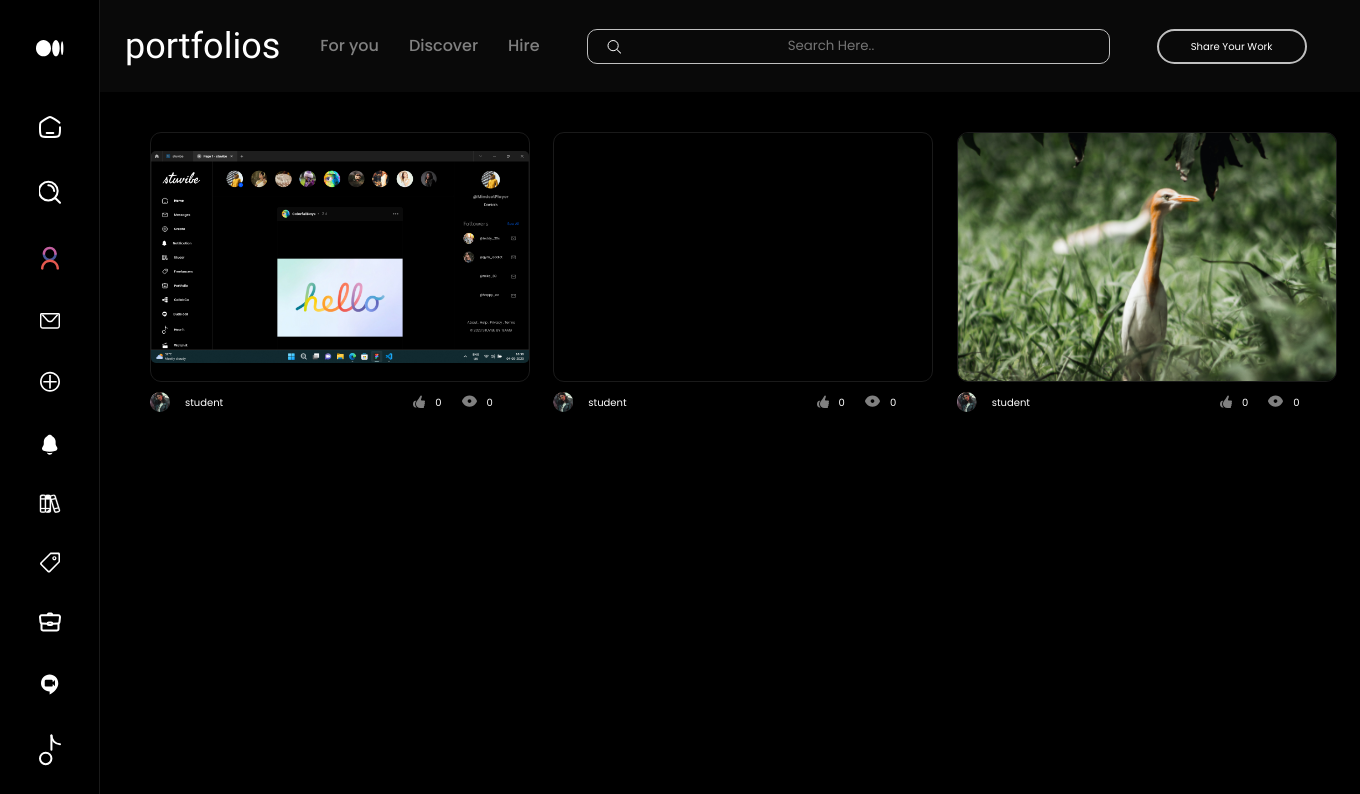
Screenshot of /portfoliohome with the database file from the repository.
### main/models.py (models this page shows, shortened)
class PortfolioProjectsDetails(models.Model):
    portfolio = models.ForeignKey(Portfolio,related_name='portfolio',on_delete=models.CASCADE)
    title = models.CharField(max_length=60)
    description = models.TextField(blank=True,null=True)
    tags = models.TextField(blank=True,null=True)
    tools_used = models.TextField(blank=True,null=True)
    project_cover = models.ImageField(upload_to='./static/data/project_cover',null=True,blank=True)
    appreciations = models.ManyToManyField(User,related_name='appreciations',blank=True)
    views = models.ManyToManyField(User,related_name='portfolio_views',blank=True)
    project_files = RichTextUploadingField()
    updated = models.DateTimeField(auto_now=True)
    created = models.DateTimeField(auto_now_add=True)

class Portfolio(models.Model):
    portfolio_user = models.ForeignKey(User,on_delete=models.CASCADE)
    portfolio_username = models.CharField(max_length=500,default='')
    followers = models.ManyToManyField(User,related_name='portfolio_followers',blank=True)
    job_type = models.TextField(choices=job_type_choices)
    flexibility = models.TextField(choices=flexibility_choices)
    domain = models.TextField(blank=True,null=True)
    updated = models.DateTimeField(auto_now=True)
    created = models.DateTimeField(auto_now_add=True)

class User(AbstractUser):
    username = models.CharField(max_length=100,unique=True)
    email = models.EmailField(unique=True)
    first_name = models.CharField(max_length=100)
    last_name = models.CharField(max_length=100,null=True,blank=True)
    dob = models.DateField(null=True,blank=True)#
    profile_photo = models.ImageField(upload_to='./static/data/user_profile',blank=True,null=True)
    profile_banner = models.ImageField(upload_to='./static/data/profile_banner',blank=True,null=True)
    degree = models.TextField(null=True,blank=True)
    branch = models.TextField(null=True,blank=True)
    country = models.TextField(null=True,blank=True)
    state = models.TextField(max_length=100,null=True,blank=True)
    district = models.TextField(max_length=100,null=True,blank=True)
    bio = models.TextField(null=True,blank=True)
    university = models.TextField(null=True,blank=True)
    aspiring = models.TextField(null=True,blank=True)
    gender = models.TextField()
    created = models.DateTimeField(auto_now=True)
    updated = models.DateTimeField(auto_now_add=True)
    followers = models.ManyToManyField('self',blank=True)
    following = models.ManyToManyField('self',blank=True)
    USERNAME_FIELD = 'username'
    REQUIRED_FIELDS = []
    def __str__(self):
        return self.username

### main/views.py (the view)
# urls.py: path('portfoliohome', views.PortfolioHome, name='PortfolioHome'),
def PortfolioHome(request):
    portfolios = models.PortfolioProjectsDetails.objects.all()
    context = {
        'portfolios':portfolios,
        'leftsidebar':'lite',
        'portfolio_display':True,
    }
    return render(request,'portfolio.html',context)

### main/templates/portfolio.html (shortened to what this page needs)
{% extends 'main.html' %}
{% block content %}
<link rel="stylesheet" href="../static/styles/portfolio.css?{% now 'U' %}">
<header>
    <div class="header_left">
        <p class="title">portfolios</p>
        <div class="links">
            <a href="#">For you</a>
            <a href="#">Discover</a>
            <a href="#">Hire</a>
        </div>
    </div>
    <div class="search">
        <div class="search_logo">
        </div>
        <input type="text" placeholder="Search Here..">
    </div>
    <a href="{% url 'createproject' %}" class="share">
        <button>Share Your Work</button>
    </a>
</header>
<main>
    {% if portfolio_display%}
        <div class="main">
            {% for portfolio in portfolios %}
                <a href="{% url 'projects' portfolio.id %}">
                    <div class="portfolio_con">
                        <div class="project_cover">
                            <img src="{{portfolio.project_cover.url}}" alt="">
                        </div>
                        <div class="project_details_con">
                            <div class="project_host">
                                <div class="project_host_profile">
                                    <img src="{{portfolio.portfolio.portfolio_user.profile_photo.url}}" alt="" srcset="">
                                </div>
                                <p>{{portfolio.portfolio.portfolio_user}}</p>
                            </div>
                            <div class="project_details">
                                <div class="prj_likes">
                                    <p>{{portfolio.appreciations.count}}</p>
                                </div>
                                <div class="prj_views">
                                    <p>{{portfolio.views.count}}</p>
                                </div>
                            </div>
                        </div>
                    </div>
                </a>
            {% endfor %}
        </div>
    {% endif %}
</main>
{% endblock content %}

### main/static/styles/leftbar.css (style rules this page uses)
:root { --fasthand-font:'Fasthand', cursive; --poppins-font:'Poppins', sans-serif; --silver:silver; --white:white; --black:#000; --gradient-1:linear-gradient(90deg, rgba(7, 9, 27, 0.50) 0%, rgba(61, 105, 196, 0.40) 100%); --gradient-2:linear-gradient(90deg, rgba(46, 102, 161, 0.40) 0%, rgba(80, 149, 208, 0.66) 52.54%, rgba(255, 255, 255, 0.40) 100%); --darkslate-blue:darkslateblue; }
* { margin: 0px; padding: 0px; box-sizing: border-box; }
body { width: 100%; height: auto; flex-shrink: 0; background: var(--black); }

### main/static/styles/portfolio.css (style rules this page uses)
* { color: #fff; }
main,header { width: calc(100% - 100px); position: relative; left: 100px; }
header { background: var(--post-bg, rgba(10, 10, 10, 0.99)); display: inline-flex; align-items: center; gap: 47px; padding-left: 25px; height: 92px; }
.header_left { display: flex; align-items: center; gap: 40px; }
.links { display: flex; align-items: flex-start; gap: 30px; }
.title { color: var(--white, #FFF); font-family: Fasthand; font-size: 36px; font-style: normal; font-weight: 400; line-height: 150%; }
a { color: var(--grey, #808080); font-family: Poppins; font-size: 16px; font-style: normal; font-weight: 500; line-height: 150%; text-decoration: none; }
.search input { width: 522.941px; height: 35px; flex-shrink: 0; border-radius: 10px; border: 1px solid var(--silver, #C0C0C0); background-color: transparent; color: white; padding-left: 50px; font-family: Poppins; }
.search input::placeholder { padding-left: 150px; }
.search_logo { position: absolute; margin: 11px 0px 11px 20px; }
.share button { display: flex; width: 150px; height: 35px; padding: 6px 43px; justify-content: center; align-items: center; gap: 10px; flex-shrink: 0; color: #FFF; text-align: center; font-family: Poppins; font-size: 10px; font-style: normal; font-weight: 400; line-height: 150%; background-color: transparent; border-radius: 27px; border: 2px solid var(--silver, #C0C0C0); white-space: nowrap; }
.main { height: auto; padding-left: 50px; padding-top: 40px; display: grid; grid-template-columns: repeat(3, 1fr); gap: 0px; row-gap: 20px; }
.portfolio_con { display: flex; flex-direction: column; align-items: flex-start; gap: 10px; }
.project_cover { width: 380px; height: 250px; flex-shrink: 0; display: flex; align-items: center; justify-content: center; border-radius: 11px; background: #000; object-fit: cover; position: relative; overflow: hidden; border: 1px #1a1a1a solid; }
.project_cover img { width: 100%; height: auto; }
.project_details_con { display: flex; width: 400px; align-items: center; gap: 190px; }
.project_host { display: flex; width: auto; align-items: center; gap: 15px; flex-shrink: 0; }
.project_host p { white-space: nowrap; color: #FFF; font-family: Poppins; font-size: 10px; font-style: normal; font-weight: 400; line-height: 150%; }
.project_host_profile { width: 20px; height: 20px; flex-shrink: 0; fill: #D9D9D9; display: flex; align-items: center; justify-content: center; object-fit: cover; clip-path: circle(); }
.project_host_profile img { width: 100%; height: auto; }
.project_details { display: flex; align-items: flex-start; gap: 20px; }
.prj_likes,.prj_views { width: auto; height: 15px; display: flex; gap: 10px; }
.prj_likes p,.prj_views p { color: #FFF; font-family: Poppins; font-size: 10px; font-style: normal; font-weight: 400; line-height: 150%; white-space: nowrap; }
img { background: var(--post-bg, rgba(10, 10, 10, 0.99)); width: 100%; height: auto; object-fit: cover; border-radius: 5px; }

### rows the page displays
PortfolioProjectsDetails: project_cover (picture), portfolio.portfolio_user.profile_photo (picture), portfolio.portfolio_user "student", appreciations.count "0", views.count "0"
PortfolioProjectsDetails: portfolio.portfolio_user.profile_photo (picture), portfolio.portfolio_user "student", appreciations.count "0", views.count "0"
PortfolioProjectsDetails: project_cover (picture), portfolio.portfolio_user.profile_photo (picture), portfolio.portfolio_user "student", appreciations.count "0", views.count "0"
